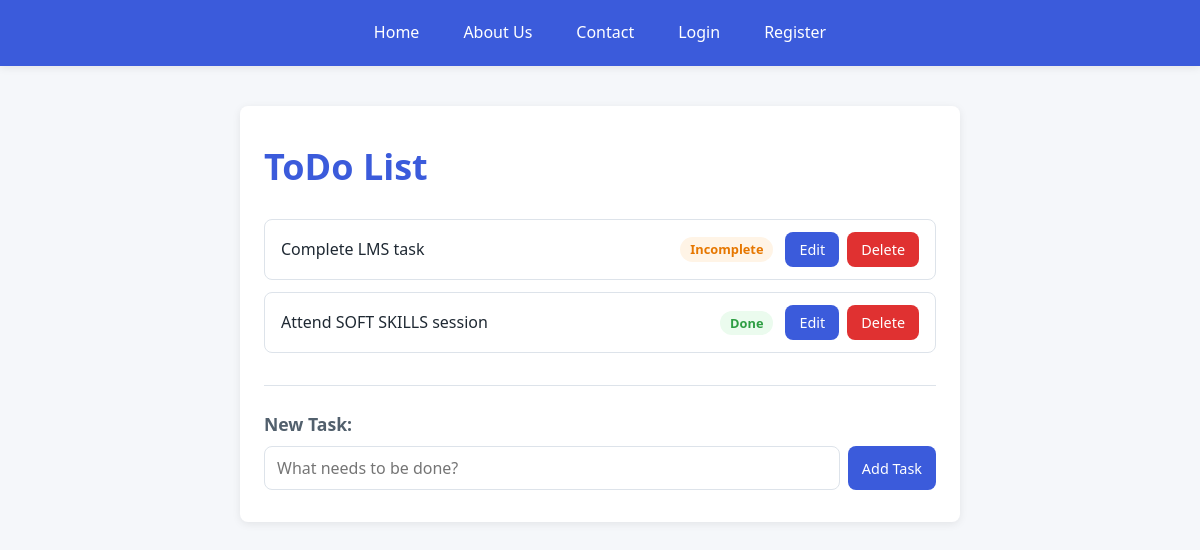
The app's page /, older data.
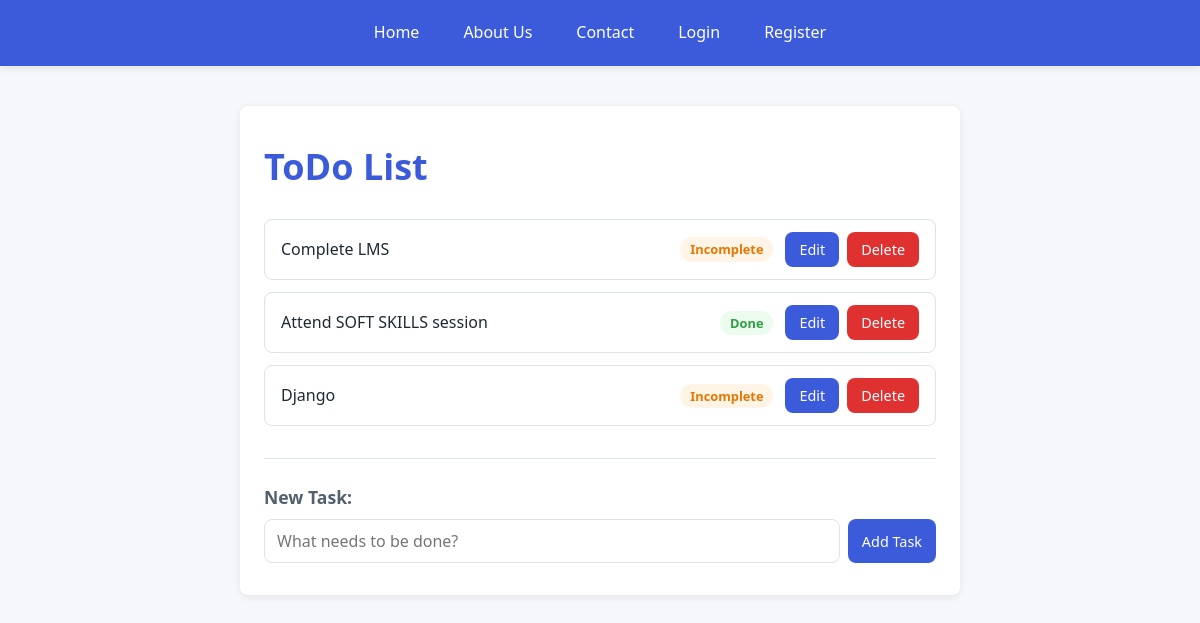
The same page, newer data.
### todoapp/models.py (models this page shows)
class ToDos(models.Model):
    task=models.CharField(max_length=50)
    is_completed=models.BooleanField(default=False)
    date=models.DateField(auto_now_add=True)
    def __str__(self):
        return self.task

### todoapp/views.py (the view)
# urls.py: 2. Add a URL to urlpatterns:  path('', Home.as_view(), name='home')
def Home(request): #user defined function
    if request.method=="POST":
        task_data=request.POST['task_name'] #saves data from task_name in the from from index.html
        ToDos(task=task_data).save() #inserts the data into todo
    is_authenticated = True
    myTasks = ToDos.objects.all() #SELECT* FROM in SQL
    print(myTasks)
    context={"task":myTasks,"status":is_authenticated}
    return render(request,"index.html",{"tasks": myTasks}) #calls /templates/index.html

### templates/index.html (shortened to what this page needs)
{% load static %}
<!DOCTYPE html>
<html lang="en">
<head>
    <link rel="stylesheet" href="{% static 'css/styles.css' %}">
</head>
<body>
    <nav class="navbar">
        <ul class="nav-list">
            <li><a class="nav-link" href="/">Home</a></li>
            <li><a class="nav-link" href="/about">About Us</a></li>
            <li><a class="nav-link" href="/contact">Contact</a></li>
            {% if status %}
            <li><a class="nav-link" href="">Logout</a></li>
            {% else %}
            <li><a class="nav-link" href="">Login</a></li>
            <li><a class="nav-link" href="">Register</a></li>
            {% endif %}
        </ul>
    </nav>
    <main class="container">
        <h1 class="page-title">ToDo List</h1>
        <div class="task-list">
            {% for row in tasks %}
            <div class="task-item">
                <span class="task-name">{{ row.task }}</span>
                {% if row.is_completed %}
                <span class="task-status done">Done</span>
                {% else %}
                <span class="task-status incomplete">Incomplete</span>
                {% endif %}
                <div class="task-actions">
                    <a class="btn" href="/edit-task/{{ row.id }}">Edit</a>
                    <a class="btn btn-danger" href="/delete-task/{{ row.id }}" onclick="return deleteTask()">Delete</a>
                </div>
            </div>
            {% endfor %}
        </div>
        <div class="task-form">
            <form method="post" action="{% url 'home' %}">
                <legend>New Task:</legend>
                <div class="form-row">
                    <input type="text" name="task_name" placeholder="What needs to be done?" required>
                    <input class="btn" type="submit" value="Add Task">
                </div>
            </form>
        </div>
    </main>
</body>
</html>

### static/css/styles.css (style rules this page uses)
*, *::before, *::after { box-sizing: border-box; margin: 0; padding: 0; }
:root { --color-bg: #f5f7fa; --color-surface: #ffffff; --color-primary: #3b5bdb; --color-primary-dark: #2b44a8; --color-success: #2f9e44; --color-success-bg: #ebfbee; --color-warning: #e67700; --color-warning-bg: #fff4e6; --color-danger: #e03131; --color-danger-dark: #b02525; --color-text: #1f2933; --color-muted: #52606d; --color-border: #dde3ea; --radius: 8px; --shadow: 0 2px 8px rgba(0, 0, 0, 0.08); }
body { font-family: "Segoe UI", Roboto, Helvetica, Arial, sans-serif; background-color: var(--color-bg); color: var(--color-text); line-height: 1.6; }
.navbar { background-color: var(--color-primary); box-shadow: var(--shadow); }
.nav-list { display: flex; flex-wrap: wrap; justify-content: center; gap: 8px; list-style: none; max-width: 960px; margin: 0 auto; padding: 12px 16px; }
.nav-link { display: block; padding: 8px 18px; color: #ffffff; text-decoration: none; font-weight: 500; border-radius: var(--radius); transition: background-color 0.2s ease; }
.container { max-width: 720px; margin: 40px auto; padding: 32px 24px; background-color: var(--color-surface); border-radius: var(--radius); box-shadow: var(--shadow); }
.page-title { font-size: 2.25rem; color: var(--color-primary); margin-bottom: 24px; }
.task-list { display: flex; flex-direction: column; gap: 12px; }
.task-item { display: flex; align-items: center; gap: 12px; padding: 12px 16px; border: 1px solid var(--color-border); border-radius: var(--radius); transition: box-shadow 0.2s ease; }
.task-name { flex: 1; font-weight: 500; word-break: break-word; }
.task-status { padding: 2px 10px; font-size: 0.8rem; font-weight: 600; border-radius: 999px; }
.task-status.done { color: var(--color-success); background-color: var(--color-success-bg); }
.task-status.incomplete { color: var(--color-warning); background-color: var(--color-warning-bg); }
.task-actions { display: flex; gap: 8px; }
.btn { display: inline-block; padding: 6px 14px; font-size: 0.9rem; font-weight: 500; font-family: inherit; color: #ffffff; text-decoration: none; background-color: var(--color-primary); border: none; border-radius: var(--radius); cursor: pointer; transition: background-color 0.2s ease; }
.btn-danger { background-color: var(--color-danger); }
.task-form { margin-top: 32px; padding-top: 24px; border-top: 1px solid var(--color-border); }
.task-form legend { display: block; margin-bottom: 8px; font-size: 1.1rem; font-weight: 600; color: var(--color-muted); }
.form-row { display: flex; gap: 8px; }
.form-row input[type="text"] { flex: 1; padding: 10px 12px; font-size: 1rem; font-family: inherit; border: 1px solid var(--color-border); border-radius: var(--radius); }

Row changes from the older to the newer data that the page shows:
changed ToDos: task "Complete LMS task" → "Complete LMS"
added ToDos: task "Django", is_completed "Incomplete"
